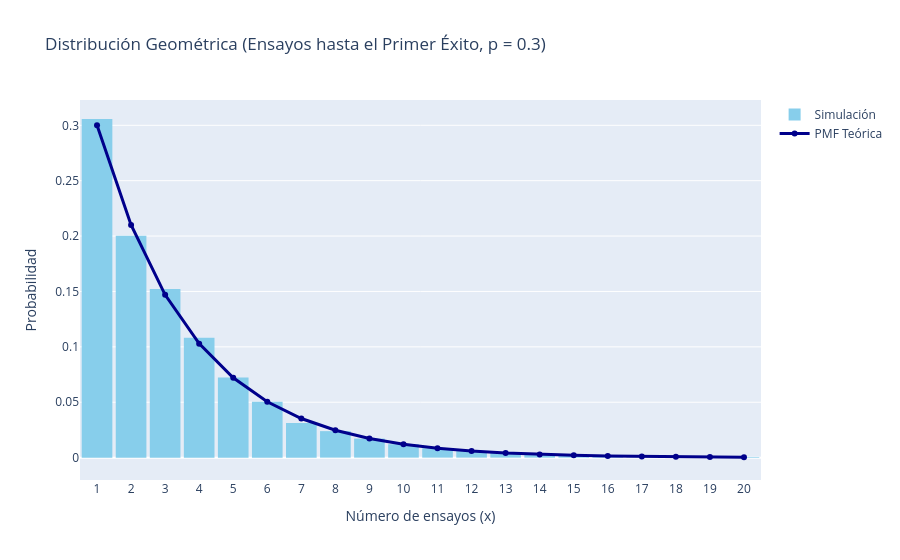

Notebook cell for this chart:
### Markdown cell above
<div class="alert alert-block alert-info">
    <b>Definición:</b> Decimos que $X$ tiene una distribución geométrica con parámetro $p$ y escribimos $X \sim geo(p)$ cuando su función de probabilidad es
    $$f(x)= \begin{cases}
    p(1-p)^x & \text{si  } x=0, 1, \dots \\
    0 & \text{en otro caso} 
    \end{cases}$$
    <div style="text-align: right; margin-top: 10px; font-size: 0.9em; color: #1A365D;">
        <i>(Rincón, 2014, p. 230)</i>
    </div>
</div>

### Code cell
import numpy as np
import plotly.graph_objects as go
from scipy.stats import geom

# Fijamos una semilla para que los resultados sean reproducibles
np.random.seed(123)

# Probabilidad de éxito en cada ensayo independiente (p)
p_exito = 0.3

# Número de simulaciones
n_simulaciones = 10000

# Generamos las simulaciones usando NumPy (cuenta el número de ensayos totales)
datos_geometricos = np.random.geometric(p_exito, n_simulaciones)

# Definimos el rango de valores enteros para la PMF teórica
# Usamos el percentil 99.9 de los datos para recortar la cola larga de la gráfica de forma limpia
max_val = int(np.percentile(datos_geometricos, 99.9))
x_vals = np.arange(1, max_val + 1)
y_vals = geom.pmf(x_vals, p_exito)

fig = go.Figure()

# Agregamos el histograma de la simulación empírica
fig.add_trace(go.Histogram(
    x = datos_geometricos,
    histnorm = 'probability',
    marker_color = 'skyblue',
    name = 'Simulación',
    # Alineamos las barras perfectamente con los números enteros a partir de 1
    xbins = dict(start=0.5, end=max_val + 0.5, size=1)
))

# Agregamos la distribución teórica discreta (línea con marcadores)
fig.add_trace(go.Scatter(
    x = x_vals,
    y = y_vals,
    mode = 'lines+markers',
    name = 'PMF Teórica',
    line = dict(color='darkblue', width=3),
    marker = dict(size=6)
))

# Configuración y estética de la gráfica interactiva
fig.update_layout(
    title = f"Distribución Geométrica (Ensayos hasta el Primer Éxito, p = {p_exito})",
    xaxis_title = 'Número de ensayos (x)',
    yaxis_title = 'Probabilidad',
    bargap = 0.1,
    xaxis = dict(range=[0.5, max_val + 0.5], tickmode = 'linear', tick0 = 1, dtick = 1)
)

fig.show()

### Figure 1 — Plotly figure (JSON) as saved in the notebook; plotly's stock layout.template omitted (floating-point values rounded to 4 significant figures; data arrays with more than 128 entries replaced by an {"elided": "..."} marker saying what was removed)
{"data": [{"histnorm": "probability", "marker": {"color": "skyblue"}, "name": "Simulación", "type": "histogram", "x": {"elided": "10000 int values"}, "xbins": {"end": 20.5, "size": 1, "start": 0.5}}, {"line": {"color": "darkblue", "width": 3}, "marker": {"size": 6}, "mode": "lines+markers", "name": "PMF Teórica", "type": "scatter", "x": [1, 2, 3, 4, 5, 6, 7, 8, 9, 10, 11, 12, 13, 14, 15, 16, 17, 18, 19, 20], "y": [0.3, 0.21, 0.147, 0.1029, 0.07203, 0.05042, 0.03529, 0.02471, 0.01729, 0.01211, 0.008474, 0.005932, 0.004152, 0.002907, 0.002035, 0.001424, 0.000997, 0.0006979, 0.0004885, 0.000342]}], "layout": {"bargap": 0.1, "title": {"text": "Distribución Geométrica (Ensayos hasta el Primer Éxito, p = 0.3)"}, "xaxis": {"dtick": 1, "range": [0.5, 20.5], "tick0": 1, "tickmode": "linear", "title": {"text": "Número de ensayos (x)"}}, "yaxis": {"title": {"text": "Probabilidad"}}}}
